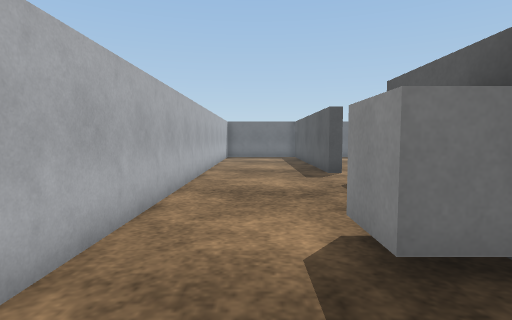
view 1 (above)

18 first-person views from a walk through a robot-simulator world made for Webots. The camera is 0.26 m above the floor, tilts 4° down and sees 80° across. The floor is counted in squares, 0.2 m on a side. Each view is taken from the middle of a square. On the plan, view 1 faces up. The plan holds only what a view shows up to about 13 squares ahead; the rest is blank. Robots are left out. Webots' stock objects and surfaces are drawn as simple stand-ins.

view 2
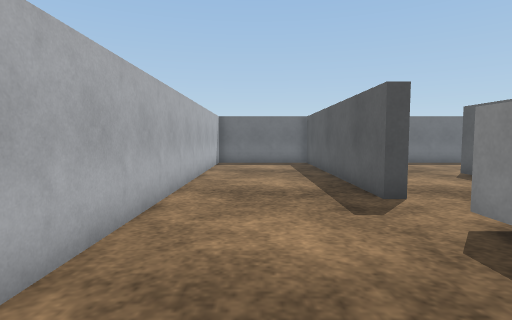

view 3
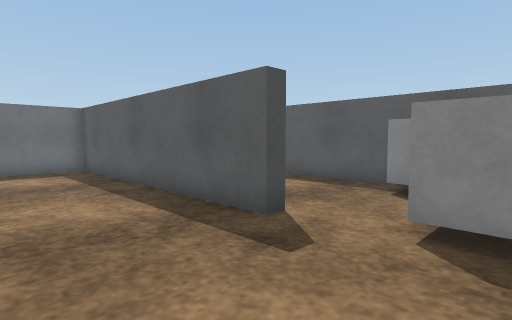

view 4
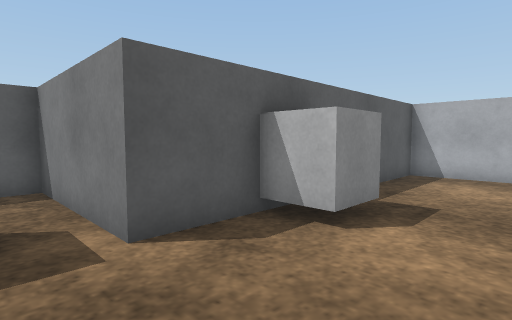

view 5
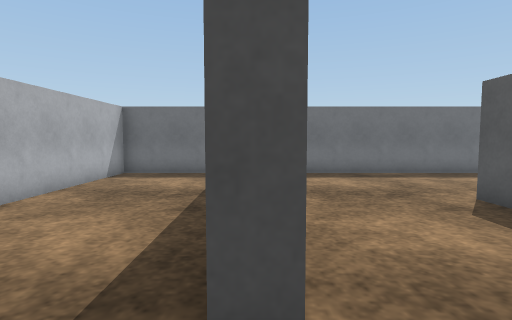

view 6
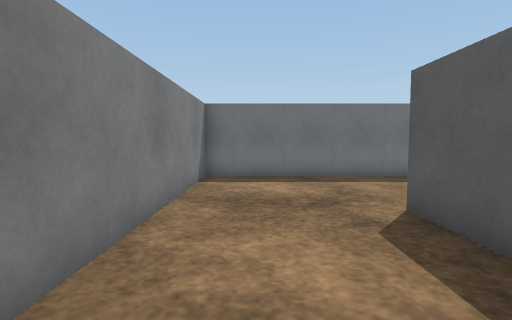

view 7
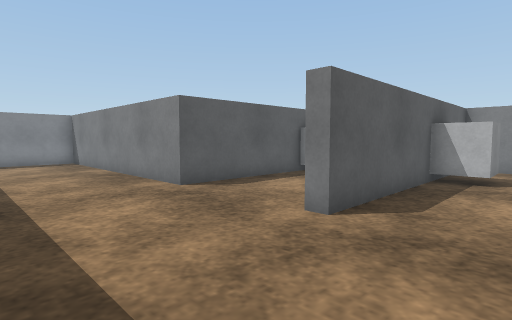

view 8
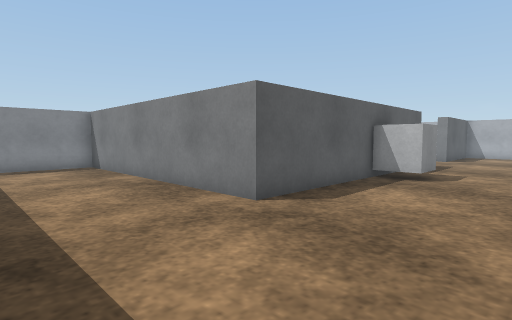

view 9
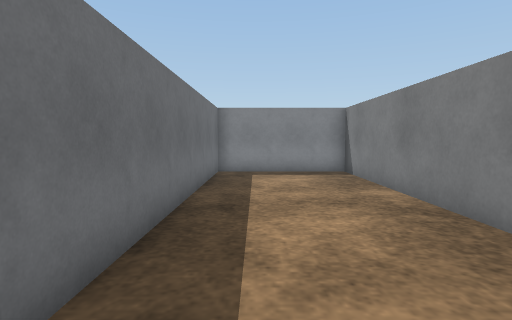

view 10
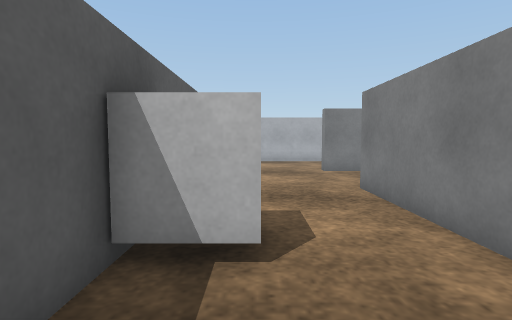

view 11
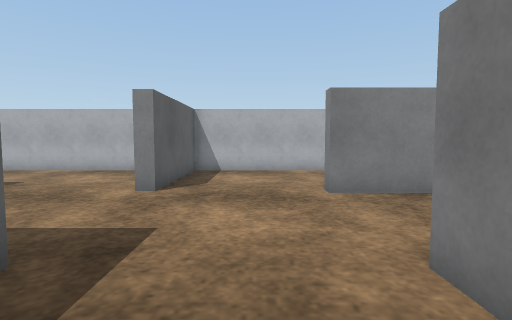

view 12
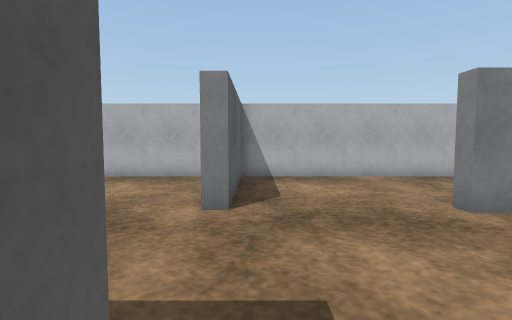

view 13
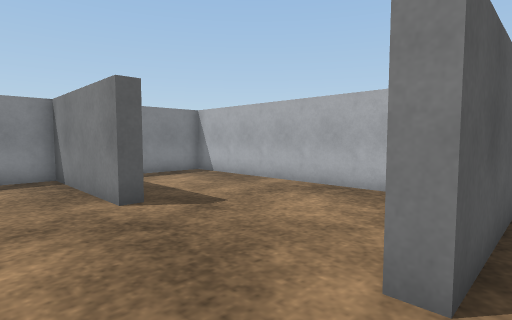

view 14
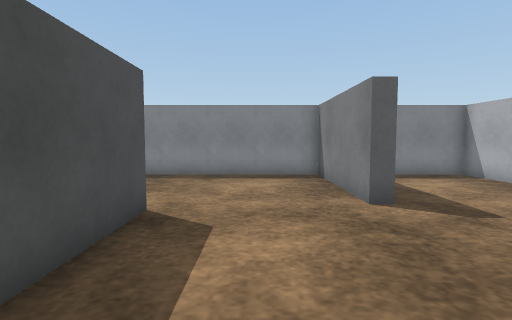

view 15
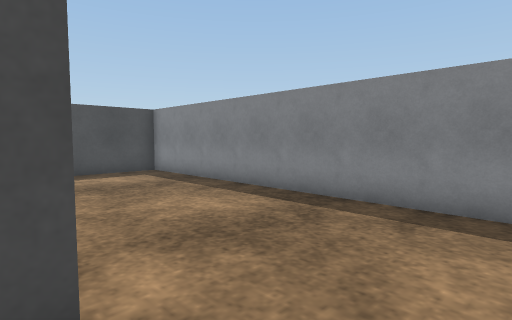

view 16
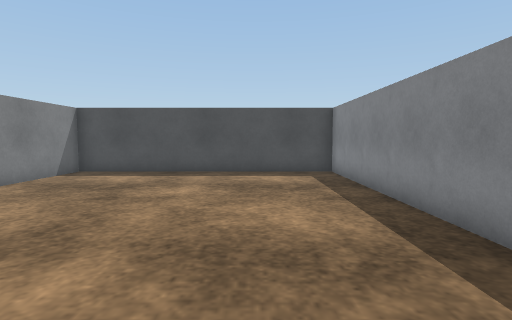

view 17
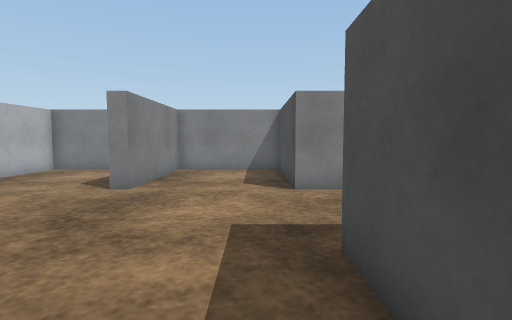

view 18
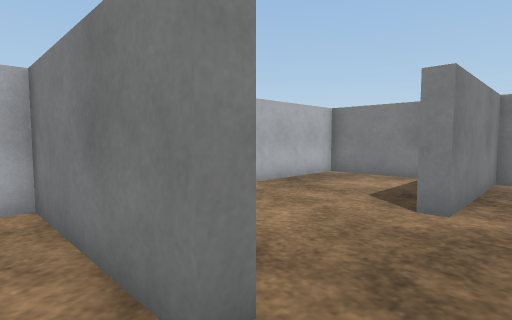

### Floor plan
Ten units are one square. View 1 is at (0, 0); x grows to the right and y downward. Boxes are objects, and circles mark ways between rooms. Rooms are numbered by the first view taken in them; rooms with no view inside come last. Other rooms are left out.
<svg viewBox="-25 -220 260 260">
<path fill="none" stroke="#000" d="M34 -115 28 -115 28 -215 -20 -215 -20 -22M28 -20 28 -65M-1 35 28 35 28 9M85 -215 33 -215 33 -130M28 -65 78 -65 78 -165 82 -165M82 -109 82 -60 33 -60 33 -17 82 -17M135 -60 125 -60 125 -165 230 -165 230 -215 85 -215M125 -15 130 -15M176 -60 135 -60M180 -17 230 -17 230 -64M230 -64 230 -160 130 -160 130 -122M82 -17 82 -12M33 2 33 35 125 35 125 -15"/>
<rect x="5" y="-45" width="20" height="20" fill="#bbb"><title>grey box</title></rect>
<rect x="25" y="-95" width="20" height="20" fill="#bbb"><title>grey box</title></rect>
<rect x="55" y="-115" width="20" height="20" fill="#bbb"><title>grey box</title></rect>
<rect x="105" y="-115" width="20" height="20" fill="#bbb"><title>grey box</title></rect>
<circle cx="30" cy="-90" r="3" fill="#2a7"/>
<circle cx="80" cy="-190" r="3" fill="#2a7"/>
<circle cx="130" cy="-35" r="3" fill="#2a7"/>
<circle cx="105" cy="-10" r="3" fill="#2a7"/>
<circle cx="200" cy="-60" r="3" fill="#2a7"/>
<text x="10" y="-90">1</text>
<text x="60" y="-140">2</text>
<text x="120" y="-130">3</text>
<text x="180" y="-40">4</text>
<text x="180" y="-110">5</text>
<text x="80" y="10">6</text>
</svg>
Room 1 opens to room 2. Room 2 opens to room 3. Room 3 opens to room 4. Room 3 opens to room 6. Room 4 opens to room 5.

Where each view was taken, in squares from view 1:
view 1: 0 up, 0 right, facing up
view 2: 5 up, 0 right, facing up
view 3: 8 up, 1 left, facing up-right
view 4: 8 up, 1 left, facing down-right
view 5: 10 up, 3 right, facing up
view 6: 11 up, 5 right, facing up
view 7: 21 up, 5 right, facing down-right
view 8: 21 up, 8 right, facing down-right
view 9: 20 up, 11 right, facing right
view 10: 14 up, 11 right, facing down
view 11: 9 up, 10 right, facing down
view 12: 7 up, 12 right, facing down
view 13: 4 up, 12 right, facing down-right
view 14: 4 up, 12 right, facing right
view 15: 4 up, 17 right, facing up-right
view 16: 4 up, 20 right, facing up
view 17: 5 up, 16 right, facing left
view 18: 3 up, 14 right, facing down-left
